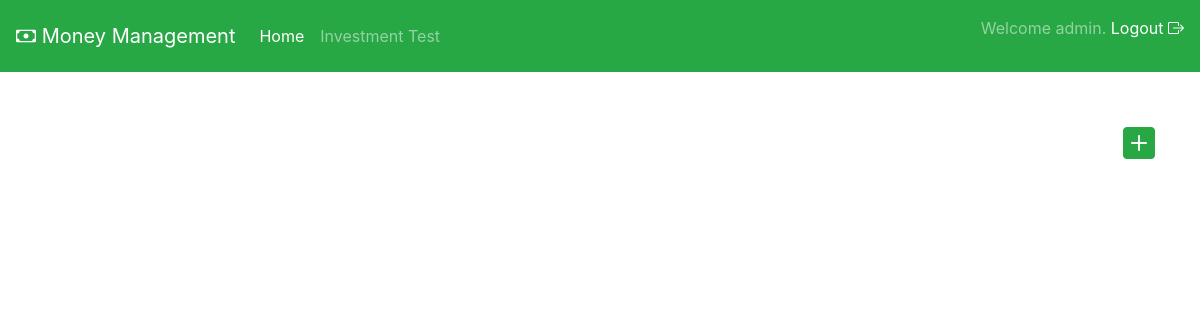
The page /savings (signed in) on the database as committed earlier.
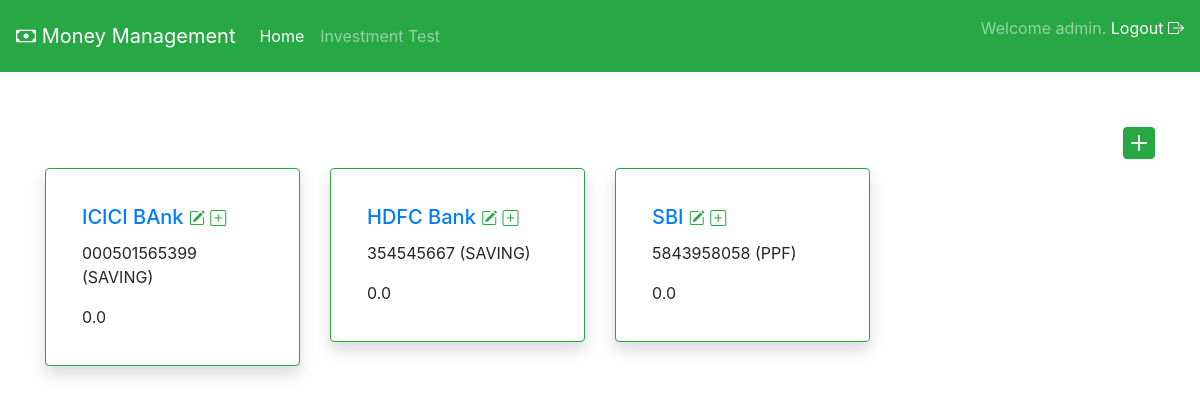
The same page on the database as committed later.
### savings/models.py (models this page shows, shortened)
class BankAccount(models.Model):
    acct_types = [
        ('SAVING', 'SAVING'),
        ('FD', 'FD'),
        ('PPF', 'PPF')
    ]
    acct_number = models.CharField(max_length=30)
    acct_type = models.CharField(max_length=10, choices=acct_types)
    acct_name = models.CharField(max_length=30)
    owner = models.ForeignKey(User, on_delete=models.SET_NULL, null=True, blank=True)
    initial_balance = models.FloatField()
    balance = models.FloatField(default=0)

### savings/views.py (the view)
# urls.py: path('savings', views.get_saving_accounts, name='bank-acct-details'),
@login_required
def get_saving_accounts(request):
    accounts = BankAccount.objects.filter(owner=request.user)
    print(request.user)
    context = {"accounts": BankAccount.objects.filter(owner=request.user)}
    for acct in accounts:
        print(acct.acct_number, acct.owner)
    return render(request, 'savings/account_list.html', context=context)

### savings/templates/savings/account_list.html (shortened to what this page needs)
{% extends 'home/base.html' %}
{% block body_block %}
<div class="container">
    <div class="text-right">
        <a href="{% url 'add_savings_acct'%}"><i class="bi bi-plus-square-fill text-success" style="font-size: 2rem; color: cornflowerblue;"></i></a>
    </div>
    <div class="row row-cols-1 row-cols-md-4">
        {% for account in accounts %}
            <div class="col mb-4 ">
                <div class="card shadow p-3 mb-5 bg-white rounded border-success">
                    <div class="card-body">
                        <h5 class="card-title"><a href="{% url 'get_acct_transaction' %}/{{account.id}}">{{account.acct_name}}</a> <a href="{% url 'bank-acct-details' %}/update/{{account.id}}"><i class="bi bi-pencil-square text-success" style="font-size: 1rem; color: cornflowerblue;"></i></a>
                            <a href="{%url 'add_acct_transaction' %}"><i class="bi bi-plus-square text-success" style="font-size: 1rem; color: cornflowerblue;"></i></a>
                        </h5>
                        <p class="card-text">{{account.acct_number}} ({{account.acct_type}})</p>
                        <p class="card-text">{{account.balance}} </p>
                    </div>
                </div>
            </div>
        {% endfor %}
    </div>
</div>
{% endblock %}

Rows that differ between the two databases and show on the page:
added BankAccount: acct_name "ICICI BAnk", acct_number "000501565399", acct_type "SAVING", balance "0.0"
added BankAccount: acct_name "HDFC Bank", acct_number "354545667", acct_type "SAVING", balance "0.0"
added BankAccount: acct_name "SBI", acct_number "5843958058", acct_type "PPF", balance "0.0"
